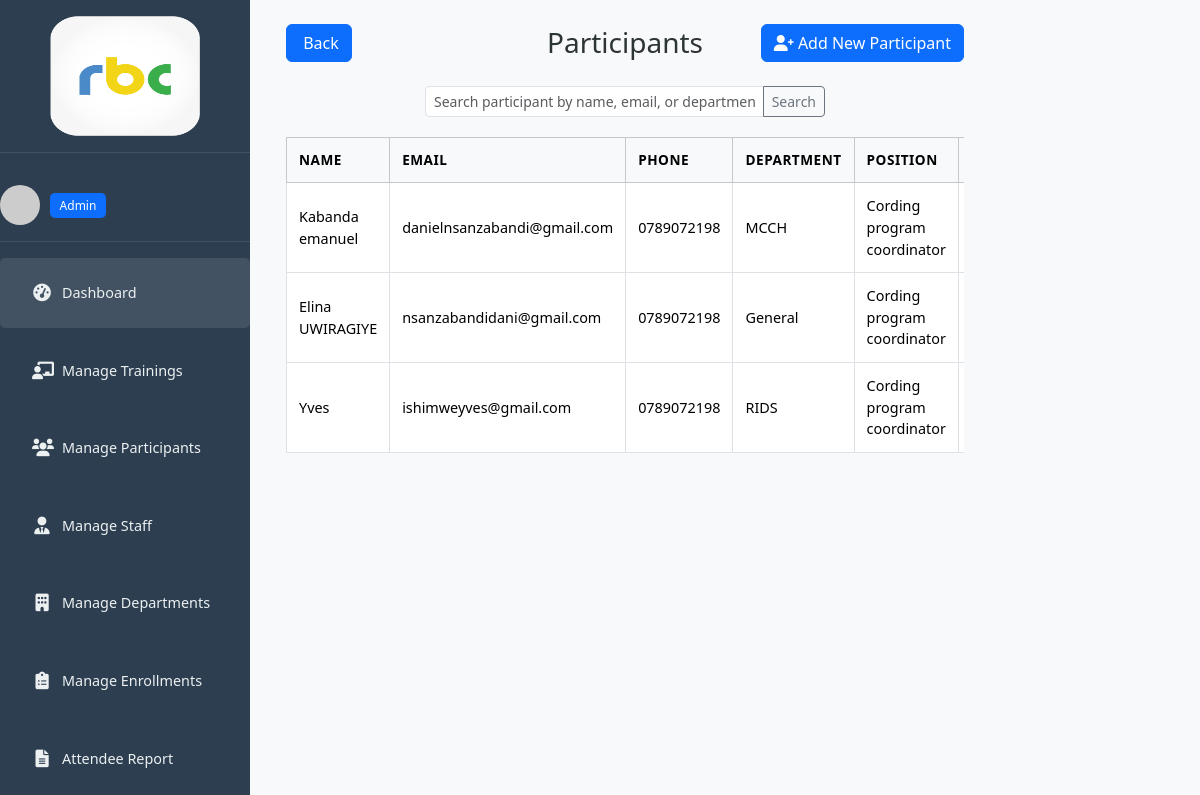
Screenshot of /participants/ (signed in) with the database file from the repository.
### trainings/models.py (models this page shows, shortened)
class Staff(models.Model):
    ROLE_CHOICES = (
        ('admin', 'Admin'),
        ('regular', 'Regular'),
        ('supervisor', 'Supervisor'),
    )
    user = models.OneToOneField(User, on_delete=models.CASCADE)
    role = models.CharField(max_length=10, choices=ROLE_CHOICES)
    department = models.ForeignKey(Department, on_delete=models.SET_NULL, null=True, blank=True)
    contact_number = models.CharField(max_length=15, blank=True, null=True)
    position = models.CharField(max_length=100, blank=True, null=True)
    active = models.BooleanField(default=True)

class Participant(models.Model):
    full_name = models.CharField(max_length=100)
    email = models.EmailField()
    phone = models.CharField(max_length=20, blank=True)
    department = models.ForeignKey(Department, on_delete=models.SET_NULL, null=True, blank=True)
    position = models.CharField(max_length=100, blank=True)
    notes = models.TextField(blank=True)

class Department(models.Model):
    name = models.CharField(max_length=100, unique=True)
    def __str__(self):
        return self.name

### trainings/views.py (the view)
# urls.py: path('participants/', views.participant_list, name='participant_list'),
@login_required
def participant_list(request):
    staff = request.user.staff
    query = request.GET.get('q')
    if staff.role == 'regular':
        participants = Participant.objects.filter(department=staff.department)
    else:
        participants = Participant.objects.all()
    if query:
        participants = participants.filter(
            Q(full_name__icontains=query) |
            Q(email__icontains=query) |
            Q(department__name__icontains=query)
        )
    return render(request, 'trainings/participant_list.html', {
        'participants': participants,
        'staff': staff
    })

### trainings/templates/trainings/participant_list.html (shortened to what this page needs)
{% extends 'base.html' %}
{% load static %}
{% block content %}
<div class="d-flex">
  {% include 'trainings/sidebar.html' %}
  <div class="main-content px-4 pt-4 w-100">
    <div class="row align-items-center mb-4">
      <div class="col-md-4 text-start">
        <a href="{% url 'dashboard' %}" class="btn btn-primary">
           Back
        </a>
      </div>
      <div class="col-md-4 text-center">
        <h3 class="mb-0">Participants</h3>
      </div>
      <div class="col-md-4 text-end">
        <a href="{% url 'participant_create' %}" class="btn btn-primary">
          <i class="fas fa-user-plus"></i> Add New Participant
        </a>
      </div>
    </div>
    <form method="get" class="mb-3 d-flex justify-content-center">
      <div class="input-group input-group-sm" style="max-width: 400px; width: 100%;">
        <input type="text" name="q" class="form-control" placeholder="Search participant by name, email, or department..." value="{{ request.GET.q }}">
        <button class="btn btn-outline-secondary" type="submit">Search</button>
      </div>
    </form>
    {% if participants %}
    <div class="table-responsive">
      <table class="table table-bordered table-sm">
        <thead class="table-light">
          <tr>
            <th>Name</th>
            <th>Email</th>
            <th>Phone</th>
            <th>Department</th>
            <th>Position</th>
            <th>Actions</th>
          </tr>
        </thead>
        <tbody>
          {% for participant in participants %}
          <tr>
            <td>{{ participant.full_name }}</td>
            <td>{{ participant.email }}</td>
            <td>{{ participant.phone }}</td>
            <td>{{ participant.department }}</td>
            <td>{{ participant.position }}</td>
            <td>
            </td>
          </tr>
          {% endfor %}
        </tbody>
      </table>
    </div>
    {% else %}
    <div class="text-center py-4">
      <i class="fas fa-users fa-3x text-muted mb-3"></i>
      <h4>No participants found</h4>
      <p>Add your first participant by clicking the "Add New Participant" button above.</p>
    </div>
    {% endif %}
  </div>
</div>
{% endblock %}

### trainings/templates/base.html (shortened to what this page needs)
{% load static %}
<!DOCTYPE html>
<html>
<head>
  <link rel="stylesheet" href="https://cdn.jsdelivr.net/npm/bootstrap@5.3.2/dist/css/bootstrap.min.css">
  <link href="{% static 'css/main_admin.css' %}" rel="stylesheet">
  <link rel="stylesheet" href="https://cdnjs.cloudflare.com/ajax/libs/font-awesome/6.0.0-beta3/css/all.min.css">
</head>
<body class="bg-light">
  <div class="d-flex">
    <div class="container-fluid">
      <div class="row">
        <div class="col-md-9 col-lg-10 main-content-wrapper">
          {% block content %}{% endblock %}
        </div>
      </div>
    </div>
  </div>
</body>

### trainings/templates/trainings/sidebar.html (shortened to what this page needs)
{% load static %}
<div class="sidebar">
  <div class="logo">
    <img src="{% static 'img/logo1.png' %}" alt="Logo" width="150" height="120">
  </div>
  <div class="user-info">
    <div class="avatar">
      <img src="https://via.placeholder.com/50" alt="User avatar">
    </div>
    <div class="user-details">
      <span class="badge bg-primary">{{ staff.role|title }}</span>
    </div>
  </div>
  <div class="menu">
    <ul>
      <li class="active">
        <a href="{% url 'dashboard' %}">
          <i class="fas fa-tachometer-alt"></i>
          <span>Dashboard</span>
        </a>
      </li>
      {% if staff.role == 'admin' %}
      <li>
        <a href="{% url 'training_list' %}">
          <i class="fas fa-chalkboard-teacher"></i>
          <span>Manage Trainings</span>
        </a>
      </li>
        <li>
          <a href="{% url 'participant_list' %}">
            <i class="fas fa-users"></i>
            <span>Manage Participants</span>
          </a>
        </li>
        <li>
          <a href="{% url 'staff_list' %}">
            <i class="fas fa-user-tie"></i>
            <span>Manage Staff</span>
          </a>
        </li>
        <li>
          <a href="{% url 'department_list' %}">
            <i class="fas fa-building"></i>
            <span>Manage Departments</span>
          </a>
        </li>
        <li>
          <a href="{% url 'enrollment_list' %}">
            <i class="fas fa-clipboard-list"></i>
            <span>Manage Enrollments</span>
          </a>
        </li>
        <li>
          <a href="{% url 'attendee_report' %}">
            <i class="fas fa-file-alt"></i>
            <span>Attendee Report</span>
          </a>
        </li>
      {% endif %}
    </ul>
  </div>
</div>

### trainings/static/css/main_admin.css (style rules this page uses)
:root { --primary-color: #6c5ce7; --secondary-color: #00b894; --danger-color: #ff7675; --warning-color: #fdcb6e; --text-color: #2d3436; --light-text: #636e72; --bg-color: #f5f6fa; --card-bg: #ffffff; --sidebar-bg: #2c3e50; --sidebar-text: #ecf0f1; }
body { background-color: var(--bg-color); color: var(--text-color); font-family: 'Segoe UI', Tahoma, Geneva, Verdana, sans-serif; margin: 0; padding: 0; }
.sidebar { width: 250px; min-height: 100vh; background-color: #2c3e50; color: #fff; position: sticky; top: 0; }
.logo { padding: 1rem 0; border-bottom: 1px solid rgba(255,255,255,0.1); margin-bottom: 1rem; text-align: center; }
.user-info { display: flex; align-items: center; padding: 1rem 0; border-bottom: 1px solid rgba(255,255,255,0.1); margin-bottom: 1rem; }
.avatar { width: 40px; height: 40px; border-radius: 50%; overflow: hidden; margin-right: 10px; }
.avatar img { width: 100%; height: 100%; object-fit: cover; }
.menu ul { list-style: none; padding: 0; margin: 0; }
.menu li { margin-bottom: 0.5rem; border-radius: 5px; transition: all 0.3s; }
.menu li.active, .menu li:hover { background-color: rgba(255,255,255,0.1); }
.menu li a, .menu li { display: flex; align-items: center; padding: 0.75rem 1rem; color: var(--sidebar-text); text-decoration: none; font-size: 0.9rem; }
.menu li i { margin-right: 10px; font-size: 1.1rem; width: 20px; text-align: center; }
.main-content { flex: 1; margin-left: 250px; padding: 1rem; }
.table { width: 100%; margin-bottom: 0; }
.table th { font-weight: 600; font-size: 0.85rem; text-transform: uppercase; letter-spacing: 0.5px; border-top: none; padding: 0.75rem; vertical-align: middle; }
.table td { padding: 0.75rem; vertical-align: middle; font-size: 0.9rem; }
.badge { padding: 0.4rem 0.6rem; font-size: 0.75rem; font-weight: 500; border-radius: 5px; }
html, body { height: 100%; margin: 0; padding: 0; scroll-behavior: smooth; overflow-x: hidden; }
body { display: flex; flex-direction: column; }
.sidebar { position: fixed; left: 0; top: 0; height: 100vh; overflow-y: auto; z-index: 100; }
.main-content { margin-left: 250px; flex: 1; min-height: 100vh; padding: 1rem; overflow-y: auto; position: relative; top: 0; }
.main-content { padding-top: 20px; width: calc(100% - 250px); box-sizing: border-box; }
.top-nav, h1, h2, h3, h4 { margin-top: 0; padding-top: 0; }
.table-responsive { width: 100%; margin-top: 20px; }

### rows the page displays
Staff: role "Admin"
Participant: full_name "Kabanda emanuel", email "danielnsanzabandi@gmail.com", phone "0789072198", department "MCCH", position "Cording program coordinator"
Participant: full_name "Elina UWIRAGIYE", email "nsanzabandidani@gmail.com", phone "0789072198", department "General", position "Cording program coordinator"
Participant: full_name "Yves", email "ishimweyves@gmail.com", phone "0789072198", department "RIDS", position "Cording program coordinator"
